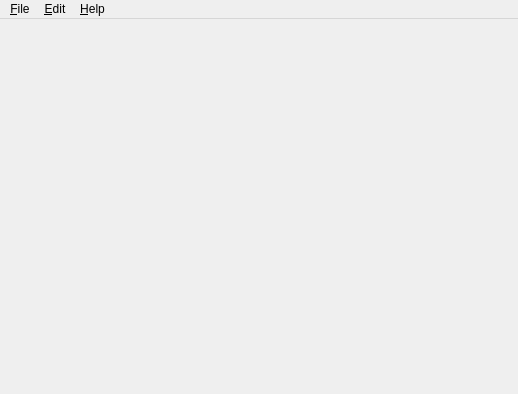
<?xml version="1.0" encoding="UTF-8"?>
<ui version="4.0">
 <class>MainWindow</class>
 <widget class="QMainWindow" name="MainWindow">
  <property name="geometry">
   <rect>
    <x>0</x>
    <y>0</y>
    <width>518</width>
    <height>394</height>
   </rect>
  </property>
  <property name="windowTitle">
   <string>Voice Annotation Tool</string>
  </property>
  <property name="windowIcon">
   <iconset resource="../../resources.qrc">
    <normaloff>:/playback/icon</normaloff>:/playback/icon</iconset>
  </property>
  <widget class="QWidget" name="centralwidget">
   <property name="sizePolicy">
    <sizepolicy hsizetype="Preferred" vsizetype="Preferred">
     <horstretch>0</horstretch>
     <verstretch>0</verstretch>
    </sizepolicy>
   </property>
   <layout class="QVBoxLayout" name="verticalLayout"/>
  </widget>
  <widget class="QMenuBar" name="menubar">
   <property name="geometry">
    <rect>
     <x>0</x>
     <y>0</y>
     <width>518</width>
     <height>35</height>
    </rect>
   </property>
   <widget class="QMenu" name="menuFile">
    <property name="title">
     <string>&amp;File</string>
    </property>
    <addaction name="actionNewProject"/>
    <addaction name="actionOpen"/>
    <addaction name="actionSaveProject"/>
    <addaction name="actionSaveProjectAs"/>
    <addaction name="actionDeleteProject"/>
    <addaction name="actionQuit"/>
   </widget>
   <widget class="QMenu" name="menuEdit">
    <property name="title">
     <string>&amp;Edit</string>
    </property>
    <addaction name="actionConfigureShortcuts"/>
    <addaction name="actionExportCSV"/>
    <addaction name="actionImportCSV"/>
    <addaction name="actionExportJson"/>
    <addaction name="actionImportJson"/>
   </widget>
   <widget class="QMenu" name="menuHelp">
    <property name="title">
     <string>&amp;Help</string>
    </property>
    <addaction name="actionAbout"/>
    <addaction name="actionAboutQT"/>
   </widget>
   <addaction name="menuFile"/>
   <addaction name="menuEdit"/>
   <addaction name="menuHelp"/>
  </widget>
  <action name="actionOpen">
   <property name="text">
    <string>&amp;Open Project...</string>
   </property>
   <property name="shortcut">
    <string>Ctrl+O</string>
   </property>
  </action>
  <action name="actionQuit">
   <property name="text">
    <string>&amp;Quit</string>
   </property>
   <property name="shortcut">
    <string>Ctrl+Q</string>
   </property>
  </action>
  <action name="actionSaveProject">
   <property name="enabled">
    <bool>false</bool>
   </property>
   <property name="text">
    <string>&amp;Save Project</string>
   </property>
   <property name="shortcut">
    <string>Ctrl+S</string>
   </property>
  </action>
  <action name="actionSaveProjectAs">
   <property name="enabled">
    <bool>false</bool>
   </property>
   <property name="text">
    <string>Save Project &amp;As...</string>
   </property>
   <property name="shortcut">
    <string>Ctrl+Shift+S</string>
   </property>
  </action>
  <action name="actionNewProject">
   <property name="text">
    <string>&amp;New Project...</string>
   </property>
   <property name="shortcut">
    <string>Ctrl+N</string>
   </property>
  </action>
  <action name="actionConfigureShortcuts">
   <property name="text">
    <string>Configure &amp;Shortcuts...</string>
   </property>
  </action>
  <action name="actionAbout">
   <property name="text">
    <string>&amp;About</string>
   </property>
   <property name="menuRole">
    <enum>QAction::AboutRole</enum>
   </property>
  </action>
  <action name="actionAboutQT">
   <property name="text">
    <string>About &amp;QT</string>
   </property>
   <property name="menuRole">
    <enum>QAction::AboutQtRole</enum>
   </property>
  </action>
  <action name="actionImportCSV">
   <property name="enabled">
    <bool>false</bool>
   </property>
   <property name="text">
    <string>Import CS&amp;V</string>
   </property>
  </action>
  <action name="actionImportJson">
   <property name="enabled">
    <bool>false</bool>
   </property>
   <property name="text">
    <string>Import Js&amp;on</string>
   </property>
  </action>
  <action name="actionExportCSV">
   <property name="enabled">
    <bool>false</bool>
   </property>
   <property name="text">
    <string>Export &amp;CSV</string>
   </property>
  </action>
  <action name="actionExportJson">
   <property name="enabled">
    <bool>false</bool>
   </property>
   <property name="text">
    <string>Export &amp;Json</string>
   </property>
  </action>
  <action name="actionDeleteProject">
   <property name="enabled">
    <bool>false</bool>
   </property>
   <property name="text">
    <string>&amp;Delete Project...</string>
   </property>
  </action>
 </widget>
 <resources>
  <include location="../../resources.qrc"/>
 </resources>
 <connections/>
</ui>
